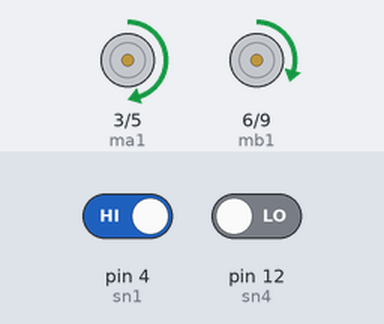
Bench run of a sketch on a simulated Arduino Uno, built with avr-gcc and run on an emulated ATmega328P. Parts: motor-driver pin pairs drawn as motors (green arrow = first pin HIGH = forward, orange = second pin HIGH = backward, longer = more drive). Inputs (shaded band) come from the test bench; at power-on: pin 4 (sn1) HIGH, pin 12 (sn4) LOW.

Above: at 1.2 s.
1.3 s: pin 4 (sn1) driven LOW
At 1.9 s:
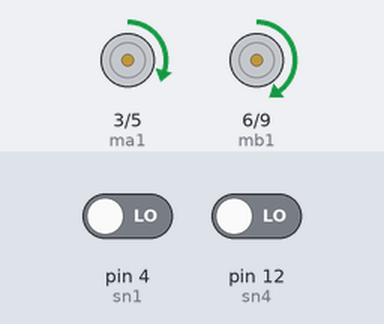
2.9 s: pin 4 (sn1) driven HIGH
At 4.2 s:
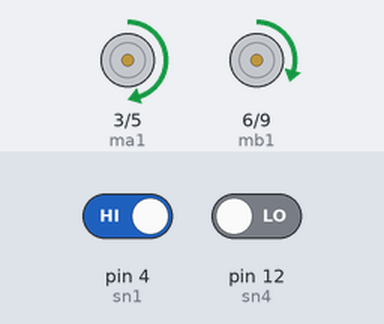
4.5 s: pin 12 (sn4) driven HIGH
At 5.6 s:
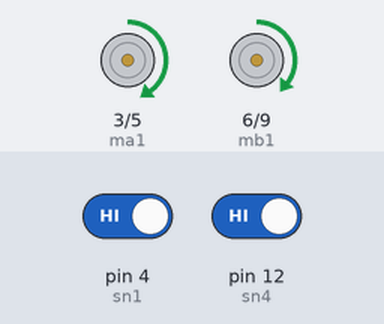
6.1 s: pin 12 (sn4) driven LOW
At 6.7 s:
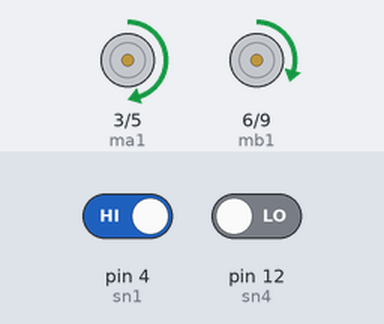
Timing chart, 0 to 8.6 s (numbered marks = the images above; inputs shaded):
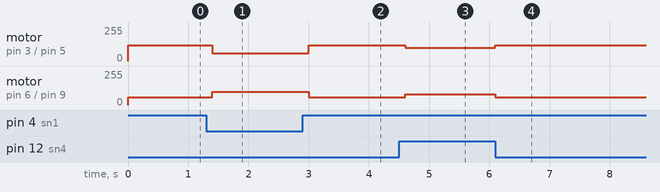

The sketch:

1.ino
```cpp
int sn1 = 4 , sn2 = 7 , sn3 = 8 , sn4 = 12 ;
int ma1 = 3 , ma2 = 5, mb1 = 6, mb2 = 9;
int periot = 0;
void setup() {

  pinMode(4, INPUT);
  pinMode(12, INPUT);
  pinMode(8, INPUT);
  pinMode(7, INPUT);

  pinMode(3, OUTPUT);
  pinMode(5, OUTPUT);
  pinMode(6, OUTPUT);
  pinMode(9, OUTPUT);
}

void forward() {
  analogWrite(ma1, 100);
  analogWrite(ma2, 0);


  analogWrite(mb1, 81);
  analogWrite(mb2, 0);
}

void stop_move() {

  analogWrite(ma1, 0);
  analogWrite(ma2, 0);


  analogWrite(mb1, 0);
  analogWrite(mb2, 0);
}
void baneright() {

  analogWrite(ma1, 60);
  analogWrite(ma2, 0);


  analogWrite(mb1, 100);
  analogWrite(mb2, 0);


}


void baneleft() {

  analogWrite(ma1, 120);
  analogWrite(ma2, 0);


  analogWrite(mb1, 60);
  analogWrite(mb2, 0);

}
void loop() {

  if (digitalRead(sn1) == LOW) {
    baneright();
    delay(200);
  }
  else if (digitalRead(sn4) == LOW) {

   baneleft();
    delay(200);
  }
  else {
    forward();

  }
}
```

Measured:
- after the input at 1.3 s, motor on pin 3 (ma1) / pin 5 (ma2): forward 120/255 → forward 60/255 after 0.10 s; motor on pin 6 (mb1) / pin 9 (mb2): forward 60/255 → forward 100/255 after 0.10 s
- after the input at 2.9 s, motor on pin 3 (ma1) / pin 5 (ma2): forward 60/255 → forward 120/255 after 0.10 s; motor on pin 6 (mb1) / pin 9 (mb2): forward 100/255 → forward 60/255 after 0.10 s
- after the input at 4.5 s, motor on pin 3 (ma1) / pin 5 (ma2): forward 120/255 → forward 100/255 after 0.10 s; motor on pin 6 (mb1) / pin 9 (mb2): forward 60/255 → forward 81/255 after 0.10 s
- after the input at 6.1 s, motor on pin 3 (ma1) / pin 5 (ma2): forward 100/255 → forward 120/255 at once; motor on pin 6 (mb1) / pin 9 (mb2): forward 81/255 → forward 60/255 at once
